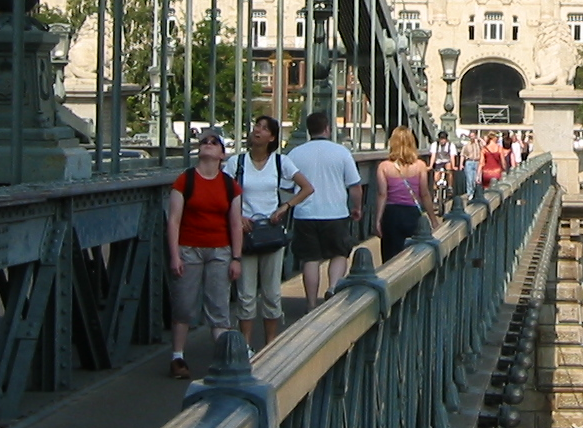
#> input picture Course:Pre-processing/Img_test1.png, 583 x 428 px
$ python segmentation.py   (older library calls are emulated)
#> lines starting #> are read from the running program, lines starting #| are printed output that depends on the picture; after the words box and inside, x2 and y2 are one past the last pixel; in counts of white or black regions, pixels touching at a corner belong together
# Importação das bibliotecas necessárias
import cv2
import numpy as np
from matplotlib import pyplot as plt

ALTURA = 360
LARGURA = 360

def detectarBorda(img, detector = None):

    if detector == 'laplace':
        laplacian = cv2.Laplacian(img, cv2.CV_64F,5)
        laplacian = np.absolute(laplacian)
        laplacian = np.uint8(laplacian)
        return laplacian

    elif detector == 'canny':
        canny = cv2.Canny(thresh, 100,200)
        canny = np.absolute(canny)
        canny = np.uint8(canny)
        return canny
    else:
        print("Escolha um algoritmo para detecção: laplace ou canny")
        return None

# Ler imagens
img_teste = cv2.imread('Img_test1.png') #RGB
#> img_teste is the input picture: shape (428, 583, 3); mean B, G, R 84.6, 91, 89.1
img_cinza = cv2.cvtColor(img_teste, cv2.COLOR_BGR2GRAY)
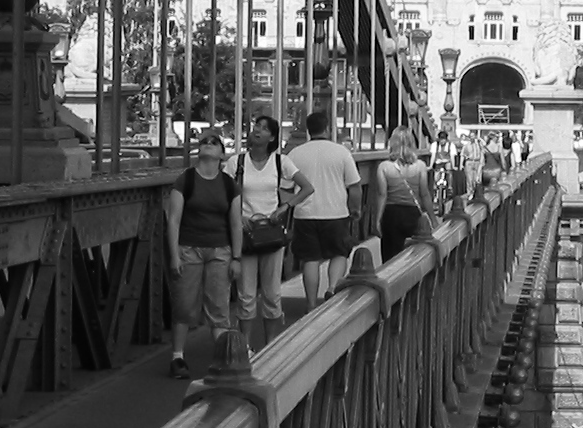
#> img_cinza: shape (428, 583); min 0, max 255, mean 89.7
#img_teste = cv2.imread('Img_test1.png',0) #GRAY SCALE

#Resize
img_redimencionada = cv2.resize(img_cinza, (LARGURA, ALTURA),interpolation=cv2.INTER_CUBIC)
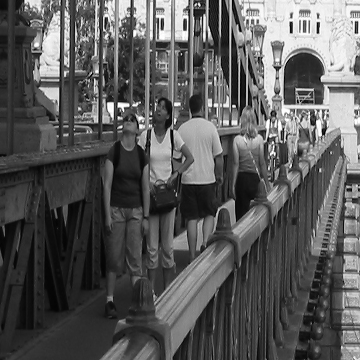
#> img_redimencionada: shape (360, 360); min 0, max 255, mean 89.7

#Show histogram
#plt.hist(img1.ravel(),256,[0,256])
#plt.savefig('hist1.png')

#Remover o ruído (suavizar a imagem)
img_suavizada = cv2.GaussianBlur(img_redimencionada, (7,7),1)
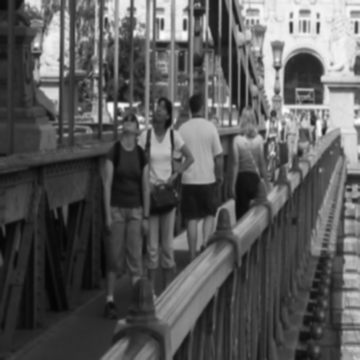
#> img_suavizada: shape (360, 360); min 4, max 252, mean 89.7
img_equalizada = cv2.equalizeHist(img_suavizada)
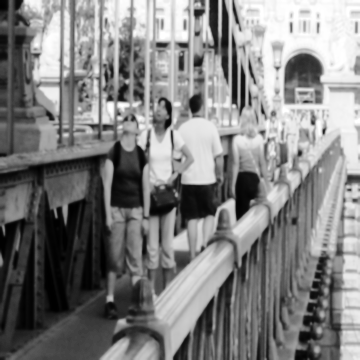
#> img_equalizada: shape (360, 360); min 0, max 255, mean 128.4

#Segmentação
retangulos, img_segmentada = cv2.threshold(img_equalizada, 0, 255, cv2.THRESH_BINARY_INV + cv2.THRESH_OTSU)
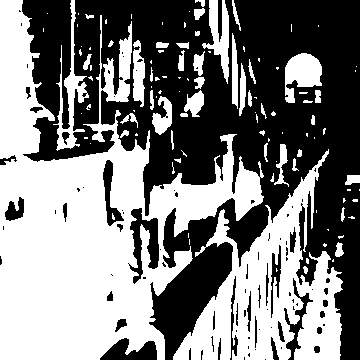
#> img_segmentada: shape (360, 360); 49.2% white; 111 white regions (67 under 20 px), largest, box (x1, y1, x2, y2) and area: (0, 0, 264, 360) 41155, (173, 149, 343, 360) 14605, (53, 0, 89, 151) 1355
#> retangulos = 126

cv2.imshow('image', img_segmentada)
cv2.waitKey(0)

#Detectar bordas
img_bordas = detectarBorda(img_segmentada, 'canny')
#> (the run stopped early here; a loop or call above may not have finished)

$ run again, with Course:Pre-processing/Img_test2.png copied over Course:Pre-processing/Img_test1.png
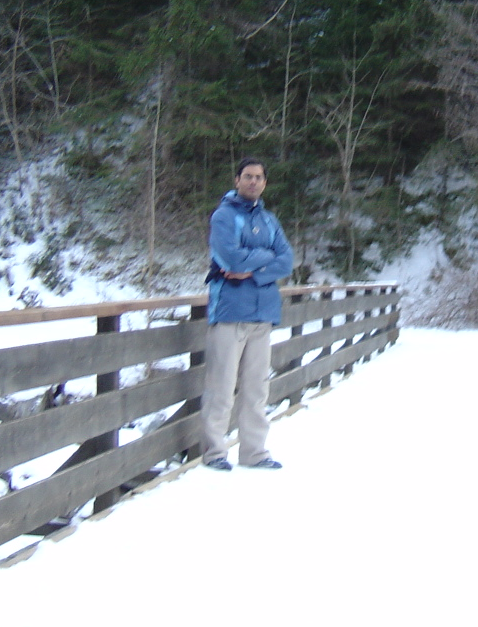
#> input picture Course:Pre-processing/Img_test2.png, 478 x 627 px
#> img_teste is the input picture: shape (627, 478, 3); mean B, G, R 157, 152.5, 146.2
#> `img_equalizada = cv2.equalizeHist(img_suavizada)`:
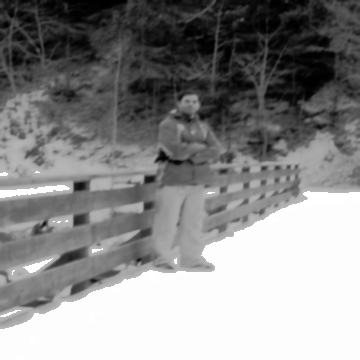
#> img_equalizada: shape (360, 360); min 0, max 255, mean 137.9
#> `retangulos, img_segmentada = cv2.threshold(img_equalizada, 0, 255, cv2..`:
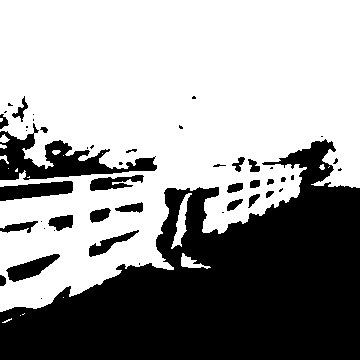
#> img_segmentada: shape (360, 360); 60.2% white; 48 black regions (23 under 20 px), largest, box (x1, y1, x2, y2) and area: (0, 139, 360, 360) 43774, (0, 123, 157, 180) 3293, (0, 181, 73, 201) 961
#> retangulos = 153

$ run again, with Course:Pre-processing/Img_test3.png copied over Course:Pre-processing/Img_test1.png
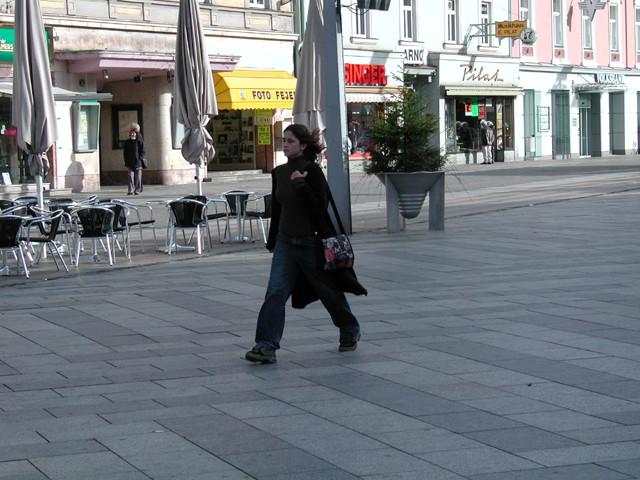
#> input picture Course:Pre-processing/Img_test3.png, 640 x 480 px
#> img_teste is the input picture: shape (480, 640, 3); mean B, G, R 127.3, 123.3, 117.9
#> `img_equalizada = cv2.equalizeHist(img_suavizada)`:
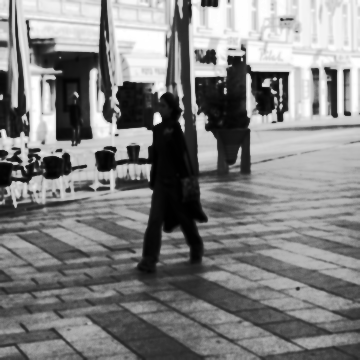
#> img_equalizada: shape (360, 360); min 0, max 255, mean 128.9
#> `retangulos, img_segmentada = cv2.threshold(img_equalizada, 0, 255, cv2..`:
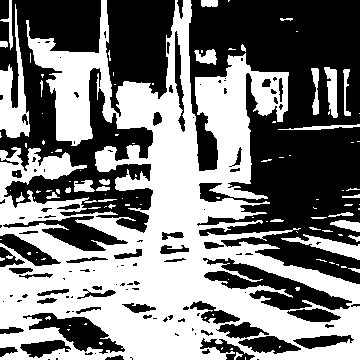
#> img_segmentada: shape (360, 360); 48.7% white; 109 white regions (78 under 20 px), largest, box (x1, y1, x2, y2) and area: (0, 0, 360, 360) 57626, (0, 4, 30, 138) 1629, (281, 234, 360, 260) 715
#> retangulos = 124

$ run again, with Course:Pre-processing/Img_test4.png copied over Course:Pre-processing/Img_test1.png
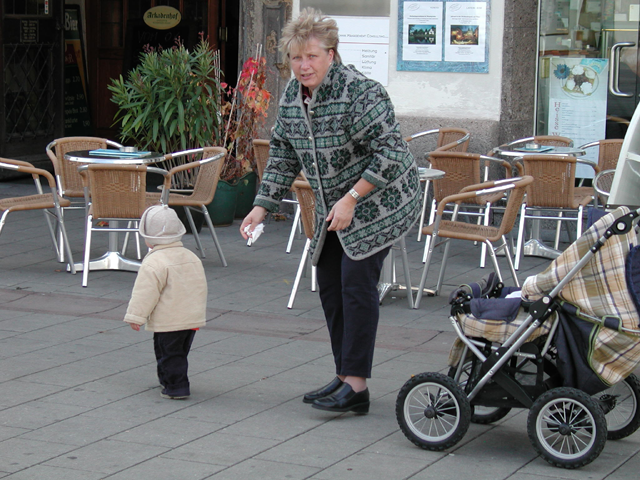
#> input picture Course:Pre-processing/Img_test4.png, 640 x 480 px
#> img_teste is the input picture: shape (480, 640, 3); mean B, G, R 108.5, 109.2, 108.6
#> `img_equalizada = cv2.equalizeHist(img_suavizada)`:
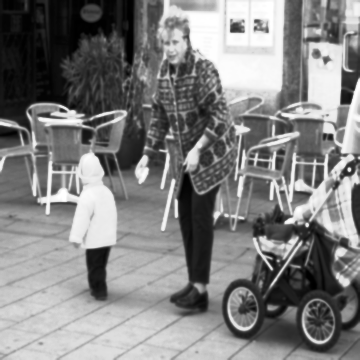
#> img_equalizada: shape (360, 360); min 0, max 255, mean 128.2
#> `retangulos, img_segmentada = cv2.threshold(img_equalizada, 0, 255, cv2..`:
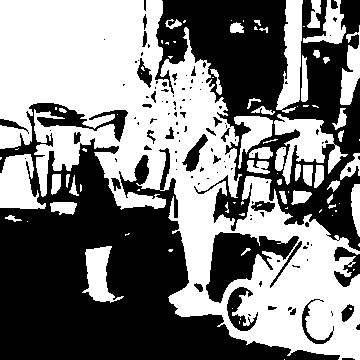
#> img_segmentada: shape (360, 360); 49.3% white; 88 white regions (44 under 20 px), largest, box (x1, y1, x2, y2) and area: (0, 0, 360, 360) 50448, (274, 114, 348, 185) 2014, (276, 0, 303, 113) 1801
#> retangulos = 126
